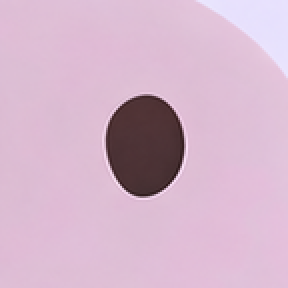
#> input picture tools/naeru-split/eye.png, 144 x 144 px (shown 2 times larger)
$ python -i matte.py   (imports and definitions only)
#> lines starting #> are read from the running program, lines starting #| are printed output that depends on the picture
#> further down, picture is the input picture: PIL image 144x144 RGB; mean R, G, B 212.2, 181, 203
#!/usr/bin/env python3
# 프레임별 알파 매트 + 언프리멀티플라이 색 → naeru-<변형> PNG 시퀀스.
#
# 알파는 dusk 316프레임에서 딱 한 벌만 계산해 8변형에 그대로 쓴다(§1 정렬
# 확인됨). 색은 변형별 O(그 변형의 원본 프레임)와 공용 plate P를 언프리멀티플라이
# 해서 뽑는다 — 배경 스필이 빠지고, P 위에 다시 얹으면 O가 그대로 복원된다.
#
# **실루엣은 plate와의 차이로 뜬다.** plate가 캐릭터를 지운 그림이므로
# |O - (O 위에 plate 얹은 것)|이 곧 캐릭터다. 색이 뭐든(흰 발, 어두운 갈색
# 윤곽선) 배경과 다르기만 하면 잡힌다. 분홍기 키는 2026-09-06에 버렸다.
#
# 입력 (build.sh가 미리 ffmpeg로 잘라둔 것):
#   dusk-work/%04d.png     dusk WORK 크롭 — 알파 계산용 여유 영역
#   O/<v>/%04d.png          변형별 CROP 크롭 — 언프리멀티플라이의 O
#   img/plate-<v>.png       plate.py 산출물 — 언프리멀티플라이의 P
import sys
from pathlib import Path
from PIL import Image, ImageChops, ImageFilter, ImageDraw, ImageMath

HERE = Path(__file__).resolve().parent
REPO = HERE.parent.parent
B = HERE / "build"
sys.path.insert(0, str(HERE))
from coords import (WORK_ORIGIN, WORK_SIZE, CROP_ORIGIN, CROP_SIZE, N_FRAMES,
                     VARIANTS, KEY_RECT_GLOBAL)

# 실루엣은 **plate와의 차이**로 뜬다: plate가 캐릭터를 지운 그림이므로
# |원본 - plate 얹은 것|이 곧 캐릭터다. 분홍기 키(R-max(G,B))를 2026-09-06에
# 버렸다 — §5 참고. 임계는 실측으로 정했다(dusk 316프레임):
#   캐릭터에서 12px 이상 떨어진 배경   p50 3   p99 9   최대 14
#   윤곽선 등고선 10/14/20이 전부 어두운 테두리 바깥 끝에 1px 안쪽으로 겹침
# 즉 이 키는 경계가 원래 선명해서 임계에 둔감하다. 6은 배경으로 삐져나간다.
DIFF_THRESH      = 12
KEY_THRESH       = 30       # 부트스트랩(분홍기) 전용 — plate.py만 쓴다
HOLE_THRESH      = 180      # 이 미만은 flood-fill 후보(배 크림 줄무늬까지 걸리게 넉넉히)
BLUR_PX          = 1.4
ALPHA_FLOOR      = 38       # ≈0.15*255 — 언프리멀티플라이 나눗셈 클램프 하한
# 316프레임 실루엣 교집합의 무게중심(WORK-local). 모든 프레임에서 몸 안이라는
# 걸 확인했다 — keep_main_component의 flood fill 시드. global (2025,1563)
BODY_SEED        = (375, 313)
# 윤곽 평활 반경. 차이 키는 분홍기와 달리 톱니가 거의 없어서 3.5 → 2.0으로
# 줄였다 — 3.5는 발가락처럼 작은 돌출부를 뭉갠다
SMOOTH_R         = 2.0
# 초원의 초록기 거부. plate가 국소적으로 잘못 복원한 자리(캐릭터 바로 아래
# 18px 띠에서 원본 194,159,119 vs plate 167,139,97 — 밝은 잔디를 30~40 어둡게
# 그렸다)는 차이 키도 분홍기 키도 캐릭터로 오인한다(그 잔디는 R-max(G,B)=35라
# 분홍기 임계 30도 넘긴다). 초록기 G-B로는 갈린다 — 캐릭터 안쪽이 p50 9 p99 36,
# 그 잔디가 38~61이다. 흰 발(+5)·크림 배(+10)·어두운 윤곽선(+17)은 안전하다.
# **거부는 fill_holes 앞에서 한다** — 몸 안에 갇힌 초록 화소는 되살아나고,
# 초원으로 열린 주머니만 배경으로 남는다.
GREEN_VETO       = 38
# 알파 상한(ground_cap)이 갈아타는 구간. 위쪽은 분홍기, 아래는 잔디 색.
GROUND_FADE      = (310, 350)   # 크롭 y
# 분홍기 상한의 톱니 제거. 분홍기 마스크는 가장자리가 너덜너덜해서 그냥 쓰면
# 실루엣을 물어뜯는다(2026-09-07 제보). 닫기+평활로 계단만 편다.
CAP_CLOSE        = 13
CAP_SMOOTH       = 3
GROUND_LOOSE     = 5       # 분홍기 상한의 여유 — 사실상 상한이 안 걸린다
# 접지밴드 상한 — **잔디 색**으로 가른다.
#
# 접지밴드에서는 차이 키를 못 쓴다. plate가 그 구간을 통째로 다시 그려서
# (plate.py inpaint_core의 LaMa 영역이 몸 핵심부에서 20+12px 더 번진다)
# 순수 잔디에서도 |O-P|가 p95 23~35 · 최대 82까지 뜨는데, 캐릭터의 어두운
# 윤곽선은 plate 쪽도 어두워서 12~18밖에 안 난다 — **잔디의 오차가 캐릭터의
# 신호보다 크다.** 임계를 어디에 둬도 못 가른다. 시간축 중앙값으로 바람을
# 지워도 마찬가지라(p95 23~35) 바람 탓이 아니라 plate가 딴 잔디를 그린 탓이다.
#
# 갈라주는 건 색이다. score = R − 2G + B = (R−G) − (G−B): 잔디는 노랑초록이라
# G가 R·B보다 크고, 캐릭터는 분홍·크림·흰 발·갈색 윤곽선이라 R이 앞선다.
# dusk 316프레임 중앙값 실측 —
#   밝은 잔디 −28~−42   어두운 초록 잔디 −23   발밑 햇빛 잔디띠 −12~+2
#   몸통(분홍) +17~+42  흰 발 +6   어두운 갈색 윤곽선 +4
# 0 근처에서 갈리므로 ±8 램프로 소프트하게 자른다. 프레임마다 다시 재므로
# 캐릭터가 ±3.6px 오르내리는 것도 따라간다(위상상관 실측).
#
# **이걸로 손으로 그은 바닥선(GROUND_LINE, 22점 꺾은선)을 대체했다**
# (2026-09-08). 꺾은선은 열별 상수라 (1) 발가락 사이 굴곡을 못 따라가 바닥이
# 각진 다각형으로 잘리고, (2) 정지선이라 프레임별 오르내림을 못 따라가서
# 어떤 프레임은 발가락을 5~13px 자르고 어떤 프레임은 잔디를 물고 왔다
# (제보: "발쪽이 울퉁불퉁하고 배에 구멍이 나. 프레임마다 달라").
# 배포본 316프레임 접지밴드(y345~404) 전수 측정 — 확실한 잔디(G-B>30)인데
# 알파>128인 화소 13,438 -> 2,348, 확실한 캐릭터(R-max(G,B)>30)인데
# 알파<128인 화소 50,204 -> 26,056.
GRASS_LO, GRASS_HI = -8, 8
GRASS_BLUR       = 1.0     # 프레임 노이즈에서 임계가 갈리며 생기는 톱니 방지
# 시간축 저역통과가 벌려 놓은 램프를 되세운다. 예전(2.2)만큼 셀 필요가 없다 —
# 8px 오오라의 주범은 키가 아니라 refine의 hi/lo 강제였고 그건 통째로 뺐다(§5)
# 피복률 알파 — 이진 실루엣의 "치마"를 없앤다.
#
# 원화는 윤곽선이 배경으로 6px에 걸쳐 부드럽게 번져 있다. 특히 등·귀 뒤쪽은
# 언덕도 회색이고 윤곽선도 회색이라 |O-P|가 14~22밖에 안 나서 경계가 뭉개진다.
# 이진 임계는 그 6px을 통째로 불투명으로 만들어, 검은 바탕에 얹으면
# **#AFA39B짜리 회색 치마**가 실루엣을 두른다(2026-09-07 제보).
#
# diff = 피복률 × |캐릭터색 - 배경색| 이므로, 경계 화소의 diff를 **바로 안쪽
# 몸의 diff**로 나누면 피복률이 그대로 나온다. 나누는 값(D)은 경계에서
# COV_IN px 안쪽 화소의 diff만 모아 COV_R px 팽창해 만든다 — 경계 밴드의
# 값이 섞이면 안 되기 때문. 국소 최대를 그냥 쓰면 몸 안쪽까지 무너진다(실측:
# 불투명 화소가 74,389 → 1,139).
COV_IN           = 4
COV_R            = 7
COV_FLOOR        = 30      # 대비가 없는 자리에서 나눗셈이 폭주하지 않게

EDGE_GAIN        = 1.5


# ── 부트스트랩 키 (plate.py 전용) ──────────────────────────────────────────
#
# 닭과 달걀: 최종 알파는 plate와의 차이로 뜨는데, 그 plate를 만들려면 먼저
# 캐릭터가 어디 있는지 알아야 한다. 그래서 plate.py는 아래 분홍기 키로 대충
# 실루엣을 잡아 덮개 마스크를 만들고(넉넉히 팽창하므로 정밀할 필요 없다),
# matte.py는 완성된 plate로 정밀한 알파를 다시 뜬다.
#
# **최종 알파에는 절대 쓰지 말 것.** 분홍기는 흰 발(알파의 72%가 0)과 어두운
# 갈색 윤곽선을 놓친다 — 2026-09-06까지 하체가 파먹혀 있던 원인이다.


# [111 lines left out: functions pink_silhouette, bootstrap_alpha_sequence, diff_map, fill_holes, close_holes, keep_main_component, not called in this run]


def grass_cap(rgb_img):
    """잔디를 0, 캐릭터를 255로 만드는 소프트 상한 (GRASS_* 주석 참고).

    score = R - 2G + B. 노랑초록인 잔디는 음수, 분홍·크림·흰 발·갈색 윤곽선인
    캐릭터는 양수다. 128을 더해 8비트에 담고(음수는 convert가 클램프한다)
    ±GRASS_* 램프로 자른다."""
    r, g, b = rgb_img.split()
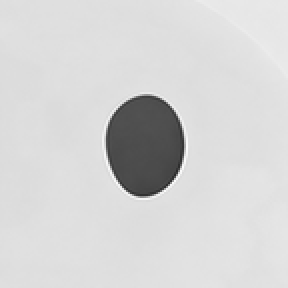
#> r: PIL image 144x144 L (shown 2 times larger); min 41, max 253, mean 212.2
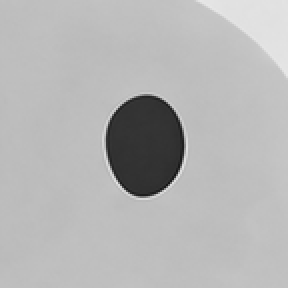
#> g: PIL image 144x144 L (shown 2 times larger); min 20, max 231, mean 181
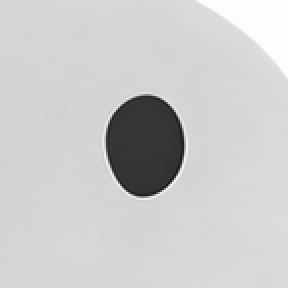
#> b: PIL image 144x144 L (shown 2 times larger); min 21, max 254, mean 203
    # 밝은 발톱은 잔디가 비쳐 score가 0 근처까지 내려간다. 전체 임계를 낮추면
    # 배 아래의 잔디도 따라오므로 밝고 중성인 화소만 최대 4만큼 보완한다.
    # G-B 16~24, G 96~120에서 부드럽게 줄여 프레임별 색 잡음에도 튀지 않는다.
    score = ImageMath.lambda_eval(
        lambda x: x["convert"](
            x["R"] - 2 * x["G"] + x["B"] + 128 +
            x["min"](x["max"](24 - x["G"] + x["B"], 0), 8) *
            x["min"](x["max"](x["G"] - 96, 0), 24) / 48, "L"),
        R=r, G=g, B=b).filter(ImageFilter.GaussianBlur(GRASS_BLUR))
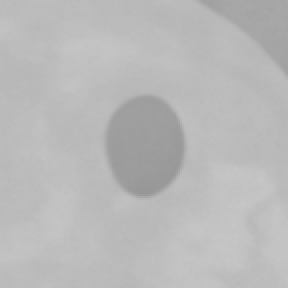
#> score: PIL image 144x144 L (shown 2 times larger); min 150, max 198, mean 184.9
    lo, hi = 128 + GRASS_LO, 128 + GRASS_HI
    return score.point(
        [max(0, min(255, round((v - lo) * 255 / (hi - lo)))) for v in range(256)])
#> returned value: PIL image 144x144 L; every value is 255


# [250 lines left out: functions band_weight, ground_cap, coverage_alpha, build_alpha_sequence, tap5, median3 and 5 more, not called in this run]


# [2 lines not run here, left out]

>>> from PIL import Image
>>> picture = Image.open('eye.png')
>>> result = grass_cap(picture)
